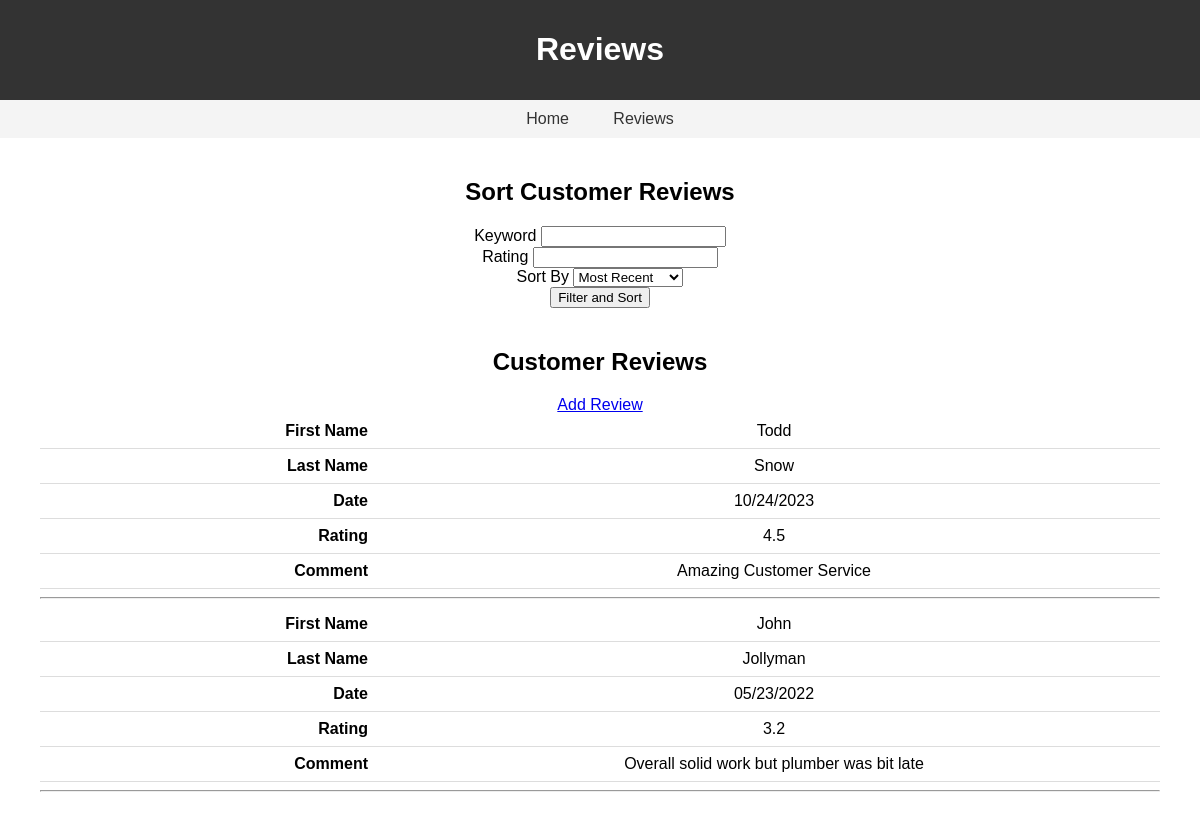
/reviews_list, run on an earlier commit of the app's database.
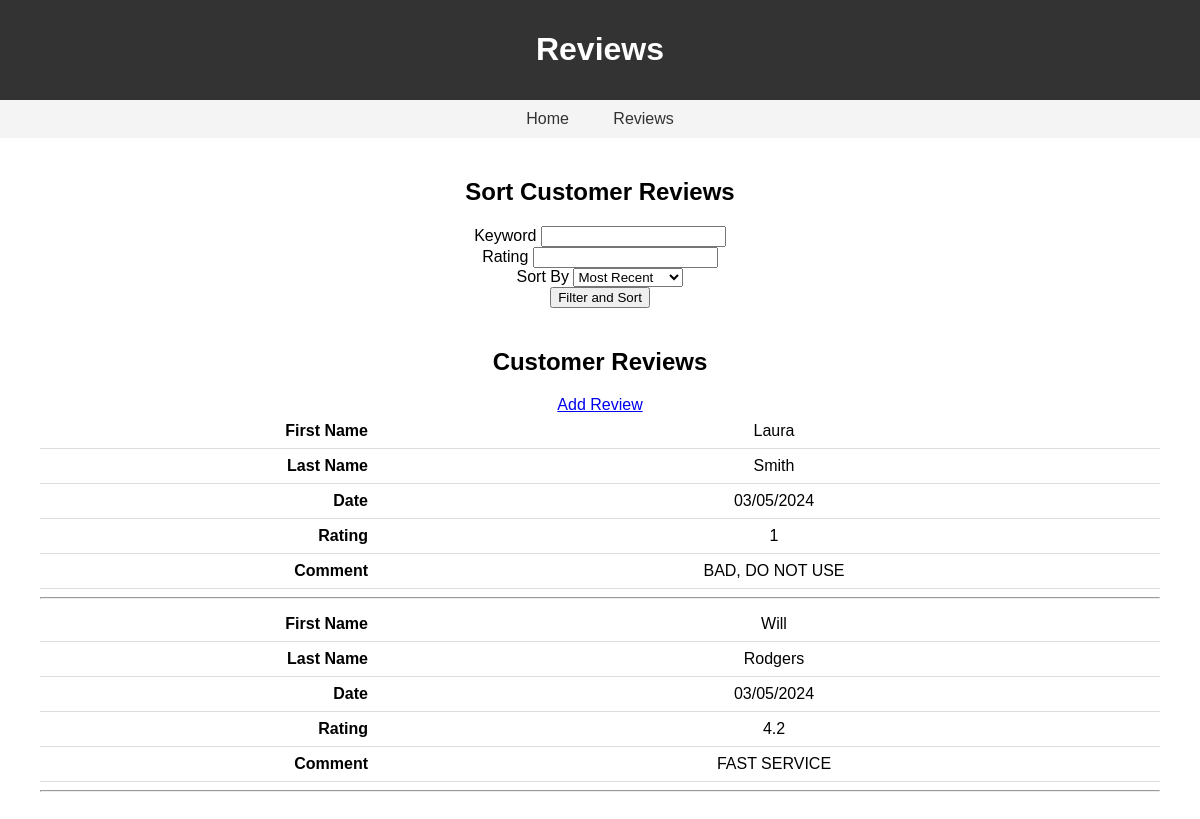
And on a later commit of the database.
### tables this page shows
CREATE TABLE "reviews" (
	"ID"	INTEGER NOT NULL UNIQUE,
	"FirstName"	TEXT NOT NULL,
	"LastName"	TEXT NOT NULL,
	"Date"	NUMERIC NOT NULL,
	"Rating"	INTEGER NOT NULL,
	"Comment"	TEXT,
	PRIMARY KEY("ID" AUTOINCREMENT)
);

### app.py (the view)
@app.route('/reviews_list', methods=['GET'])
def reviews_list():
    form = ReviewSearchForm(request.args)
    if form.validate():
        keyword = form.keyword.data
        rating = form.rating.data
        sort_by = form.sort_by.data
        if keyword:
            reviews = ReviewsTable.get_by_keyword(keyword)
        elif rating:
            try:
                rating = float(rating)  # Convert rating to float
                reviews = ReviewsTable.get_by_rating(rating)
            except ValueError:
                reviews = []
        else:
            if sort_by == 'recent':
                reviews = ReviewsTable.get_sorted_by_recent()
            elif sort_by == 'highest':
                reviews = ReviewsTable.get_sorted_by_highest_rating()
            elif sort_by == 'lowest':
                reviews = ReviewsTable.get_sorted_by_lowest_rating()
            elif sort_by == 'name':
                reviews = ReviewsTable.get_sorted_by_name()
            else:
                reviews = ReviewsTable.get()  # Default to all reviews
    else:
        reviews = ReviewsTable.get()  # Default to all reviews if form is not valid
    return render_template('reviews_list.html', reviews=reviews, form=form)

### forms/reviews_form.py
class ReviewSearchForm(FlaskForm):
    keyword = StringField('Keyword')
    rating = FloatField('Rating', validators=[Optional(), NumberRange(min=1, max=5, message="Rating must be between 1 and 5")])
    sort_by = SelectField('Sort By', choices=[('recent', 'Most Recent'), ('highest', 'Highest Rating'), ('lowest', 'Lowest Rating'), ('name', 'Last Name')])

### app.py (called while the page is built)
@app.teardown_appcontext
def close_connection(exception):
    close_db()

### model/database.py (called while the page is built)
def get_db():
    db = getattr(g, "_database", None)
    if db is None:
        db = g._database = sqlite3.connect(DATABASE)
        db.row_factory = sqlite3.Row
    return db

### model/reviews_table.py (called while the page is built)
    @staticmethod
    def get():
        try:
            db = get_db()
            result = db.execute("SELECT * FROM REVIEWS")
            reviews = result.fetchall()
            reviews =[dict(review) for review in reviews]
            return reviews
        except sqlite3.Error as error:
            print("ERROR: " + str(error))
            abort(500)

### templates/reviews_list.html (shortened to what this page needs)
<!DOCTYPE html>
<html lang="en">
<head>
    <link rel="stylesheet" href="static/project1.css">
</head>
<body>
<header>
    <h1>Reviews</h1>
</header>
<nav>
    <a href="{{ url_for('home') }}">Home</a>
    <a href="{{ url_for('reviews_list') }}">Reviews</a>
</nav>
<section>
    <h2>Sort Customer Reviews</h2>
     <form method="GET">
        {{ form.keyword.label }} {{ form.keyword() }}<br>
        {{ form.rating.label }} {{ form.rating() }}<br>
        {{ form.sort_by.label }} {{ form.sort_by() }}<br>
        <button type="submit">Filter and Sort</button>
    </form>
    <section>
        <h2>Customer Reviews</h2>
        <a href="{{ url_for('add_review') }}">Add Review</a>
        {% for review in reviews %}
        <table>
            <tr>
                <td><strong>First Name</strong></td>
                <td>{{ review['FirstName'] }}</td>
            </tr>
            <tr>
                <td><strong>Last Name</strong></td>
                <td>{{ review['LastName'] }}</td>
            </tr>
            <tr>
                <td><strong>Date</strong></td>
                <td>{{ review['Date'] }}</td>
            </tr>
            <tr>
                <td><strong>Rating</strong></td>
                <td>{{ review['Rating'] }}</td>
            </tr>
            <tr>
                <td><strong>Comment</strong></td>
                <td>{{ review['Comment'] }}</td>
            </tr>
        </table>
        <hr>
        {% endfor %}
    </section>
</body>
</html>

### static/project1.css (style rules this page uses)
body { font-family: Arial, sans-serif; margin: 0; padding: 0; }
header { background-color: #333; color: #fff; padding: 10px 0; text-align: center; }
nav { background-color: #f4f4f4; padding: 10px 0; text-align: center; }
nav a { text-decoration: none; color: #333; padding: 10px 20px; }
section { padding: 20px; text-align: center; }
table { border-collapse: collapse; width: 100%; }
td { padding: 8px; border-bottom: 1px solid #ddd; }
td:first-child { text-align: right; font-weight: bold; width: 30%; }
td:nth-child(2) { padding-left: 20px; }

What changed in the data, as far as the page shows it:
removed reviews: FirstName "Todd", LastName "Snow", Date "10/24/2023", Rating "4.5", Comment "Amazing Customer Service"
removed reviews: FirstName "John", LastName "Jollyman", Date "05/23/2022", Rating "3.2", Comment "Overall solid work but plumber was bit late"
added reviews: FirstName "Laura", LastName "Smith", Date "03/05/2024", Rating "1", Comment "BAD, DO NOT USE"
added reviews: FirstName "Will", LastName "Rodgers", Date "03/05/2024", Rating "4.2", Comment "FAST SERVICE"
